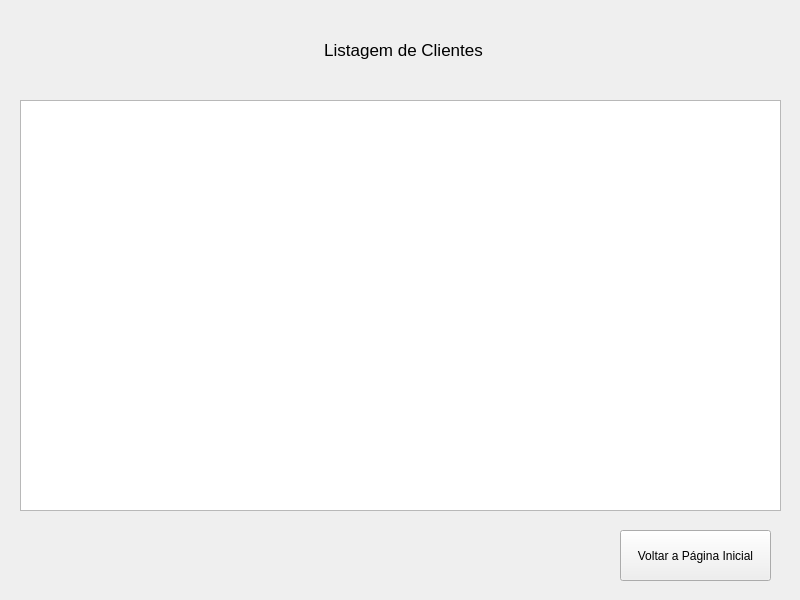
<?xml version="1.0" encoding="UTF-8"?>
<ui version="4.0">
 <class>MainWindow</class>
 <widget class="QMainWindow" name="MainWindow">
  <property name="geometry">
   <rect>
    <x>0</x>
    <y>0</y>
    <width>800</width>
    <height>600</height>
   </rect>
  </property>
  <property name="windowTitle">
   <string>MainWindow</string>
  </property>
  <widget class="QWidget" name="centralwidget">
   <widget class="QTableWidget" name="tableClientes">
    <property name="geometry">
     <rect>
      <x>20</x>
      <y>100</y>
      <width>761</width>
      <height>411</height>
     </rect>
    </property>
    <property name="font">
     <font>
      <pointsize>13</pointsize>
     </font>
    </property>
    <property name="showGrid">
     <bool>true</bool>
    </property>
    <property name="gridStyle">
     <enum>Qt::DashDotLine</enum>
    </property>
    <property name="rowCount">
     <number>0</number>
    </property>
    <property name="columnCount">
     <number>0</number>
    </property>
    <attribute name="horizontalHeaderStretchLastSection">
     <bool>false</bool>
    </attribute>
   </widget>
   <widget class="QLabel" name="labelTituloListarClientes">
    <property name="geometry">
     <rect>
      <x>28</x>
      <y>19</y>
      <width>751</width>
      <height>61</height>
     </rect>
    </property>
    <property name="font">
     <font>
      <pointsize>13</pointsize>
     </font>
    </property>
    <property name="text">
     <string>Listagem de Clientes</string>
    </property>
    <property name="alignment">
     <set>Qt::AlignCenter</set>
    </property>
   </widget>
   <widget class="QPushButton" name="btnVoltar">
    <property name="geometry">
     <rect>
      <x>620</x>
      <y>530</y>
      <width>151</width>
      <height>51</height>
     </rect>
    </property>
    <property name="text">
     <string>Voltar a Página Inicial</string>
    </property>
   </widget>
  </widget>
 </widget>
 <resources/>
 <connections/>
</ui>
